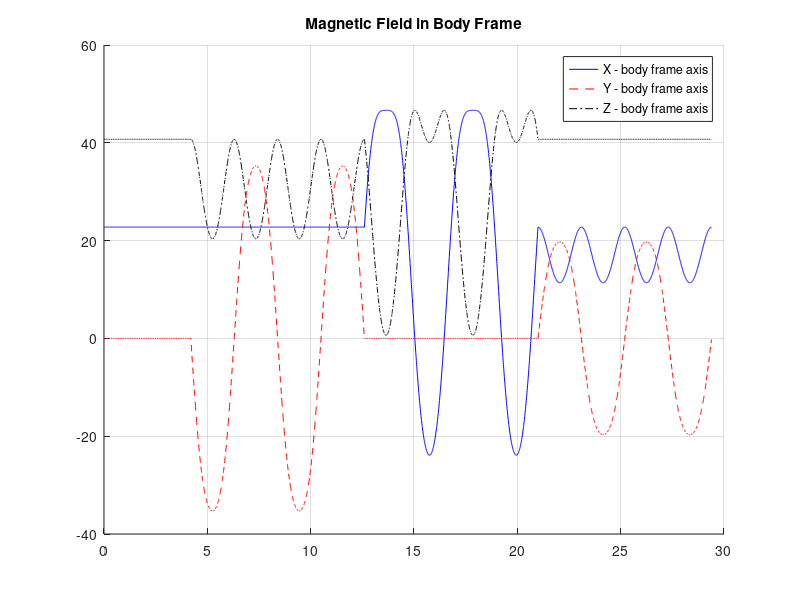
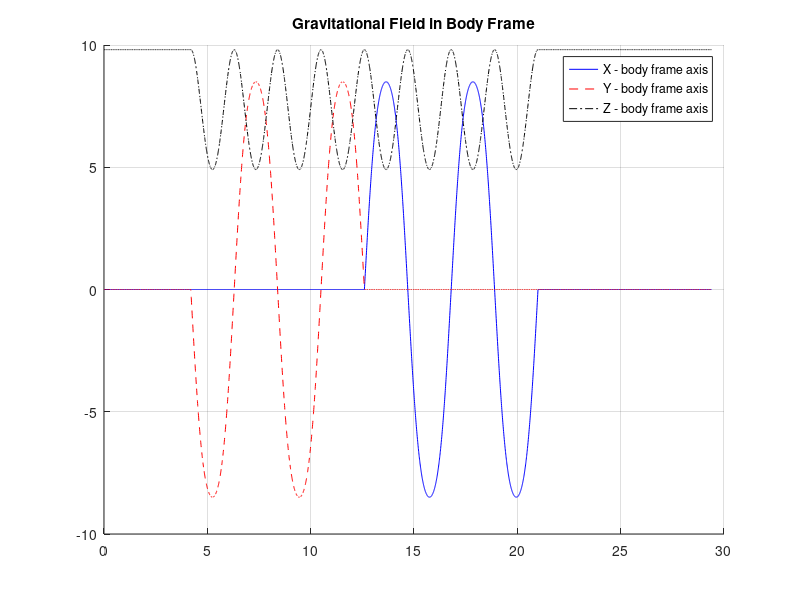
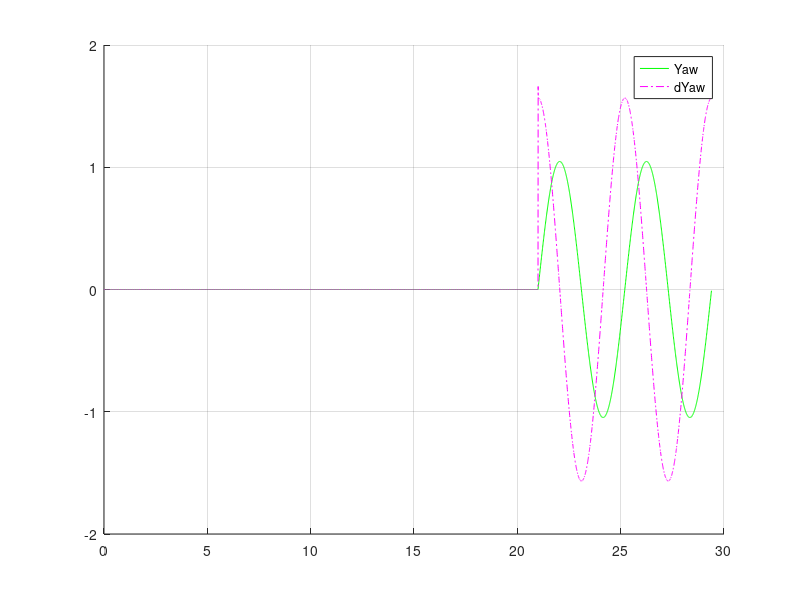
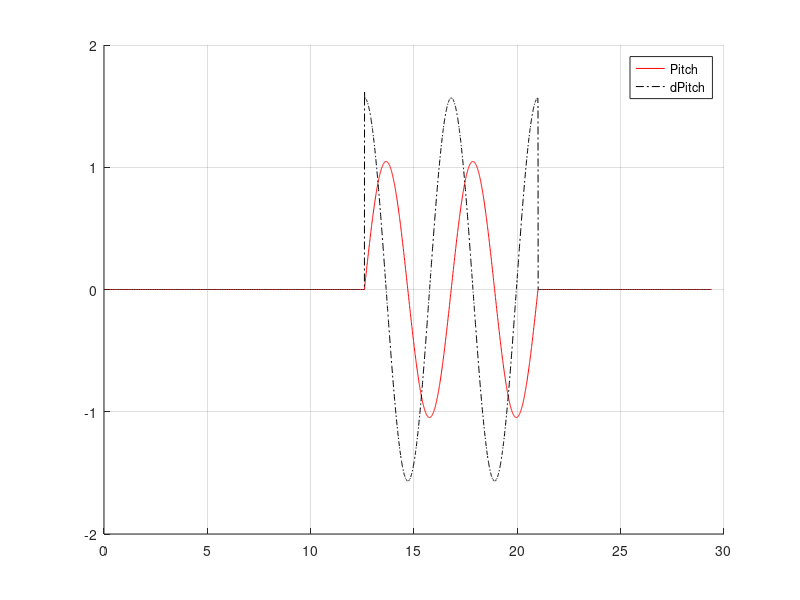

Write MATLAB code to recreate these figures, in order. (Note: this script raises an error after producing the figures.)
close all
delta_T = 7e-3;
L = 4200;
time = 0 : delta_T : (L - 1) * delta_T;

%%%%%%%%%%%%%%%%%%%%%%%%%%%%%%%%%%%%%%%%%%%%%%
%%%%%%%%%% Generate Ground Truth Data %%%%%%%%
%%%%%%%%%%%%%%%%%%%%%%%%%%%%%%%%%%%%%%%%%%%%%%

%Generate Euler angles
testRoll = zeros(1,L);
testPitch = zeros(1,L);
testYaw = zeros(1,L); 
testRoll(602 : 1800) = pi/3 * sin(2*pi*0.2381*time(602 : 1800)); %[rad]
testPitch(1802 : 3000) = pi/3 * sin(2*pi*0.2381*time(1802 : 3000)); %[rad]
testYaw(3002 : L) = pi/3 * sin(2*pi*0.2381*time(3002 : L)); %[rad]

%Differentiate angles
AngVel = zeros(3, L); 
for i = 2:L
    AngVel(1, i) = (testRoll(i) - testRoll(i - 1))/delta_T; %[rad/s]
    AngVel(2, i) = (testPitch(i) - testPitch(i - 1))/delta_T; %[rad/s]
    AngVel(3, i) = (testYaw(i) - testYaw(i - 1))/delta_T; %[rad/s]
end
AngVel = transpose(AngVel);

%Generate magnetic and gravity vector
RefGravitationalField = [0; 0; 9.81]; %[m/s2]
RefMagneticField = [22.76; 0; 40.72]; % [uT] / Data based on the magnetic field calculator of the
                                    %National Centers for Envireomental Information
                                    %National Oceanic and Atmospheric Administration
                                    %Lat :45.614922 Long: 20.035061 [deg] SeaLvL : 77[m]

%Transform field vectors
BodyGravity = zeros(L, 3);
BodyMagField = zeros(L, 3);
for i = 1 : L
   Rx = [1 0 0; 0 cos(testRoll(i)) -sin(testRoll(i)); 0 sin(testRoll(i)), cos(testRoll(i))];
   Ry = [cos(testPitch(i)) 0 sin(testPitch(i)); 0 1 0; -sin(testPitch(i)) 0 cos(testPitch(i))];
   Rz = [cos(testYaw(i)) -sin(testYaw(i)) 0; sin(testYaw(i)) cos(testYaw(i)) 0; 0 0 1];
   R = Rx * Ry * Rz;
   partCalcBodyGravity = R * RefGravitationalField;
   partCalcBodyMagField = R * RefMagneticField;
   BodyGravity(i, 1) = partCalcBodyGravity(1, 1); %[m/s2]
   BodyGravity(i, 2) = partCalcBodyGravity(2, 1); %[m/s2]
   BodyGravity(i, 3) = partCalcBodyGravity(3, 1); %[m/s2]
   BodyMagField(i, 1) = partCalcBodyMagField(1, 1); %[uT]
   BodyMagField(i, 2) = partCalcBodyMagField(2, 1); %[uT]
   BodyMagField(i, 3) = partCalcBodyMagField(3, 1); %[uT]
end




figure
hold on
title('Magnetic Field in Body Frame')
plot(time, BodyMagField(:, 1), '-', 'Color', 'blue')
plot(time, BodyMagField(:, 2), '--', 'Color', 'red')
plot(time, BodyMagField(:, 3), '-.', 'Color', 'black')
grid, legend('X - body frame axis', 'Y - body frame axis', 'Z - body frame axis')
figure
hold on
title('Gravitational Field in Body Frame')
plot(time, BodyGravity(:, 1), '-', 'Color', 'blue')
plot(time, BodyGravity(:, 2), '--', 'Color', 'red')
plot(time, BodyGravity(:, 3), '-.', 'Color', 'black')
grid, legend('X - body frame axis', 'Y - body frame axis', 'Z - body frame axis')
figure
hold on
plot(time, testYaw, 'Color', 'green')
plot(time, AngVel(:, 3), '-.', 'Color', 'magenta')
grid, legend('Yaw', 'dYaw')
figure
hold on
plot(time, testPitch, 'Color', 'red')
plot(time, AngVel(:, 2), '-.', 'Color', 'black')
grid, legend('Pitch', 'dPitch')
figure
hold on
plot(time, testRoll, 'Color', 'blue')
plot(time, AngVel(:, 1), '-.', 'Color', 'black')
grid, legend('Roll', 'dRoll')
figure
title('Simulated Accelerometer Data'), hold on
plot(time, Accel(:, 1), '-', 'Color', 'blue')
plot(time, Accel(:, 2), '--', 'Color', 'red')
plot(time, Accel(:, 3), '-.', 'Color', 'black')
grid, legend('X - body frame axis', 'Y - body frame axis', 'Z - body frame axis')
figure
title('Simulated Magnetometer Data'), hold on
plot(time, MagField(:, 1), '-', 'Color', 'blue')
plot(time, MagField(:, 2), '--', 'Color', 'red')
plot(time, MagField(:, 3), '-.', 'Color', 'black')
grid, legend('X - body frame axis', 'Y - body frame axis', 'Z - body frame axis')
figure
title('Simulated Gyroscope Data'), hold on
plot(time, AngVel(:, 1), '-', 'Color', 'blue')
plot(time, AngVel(:, 2), '--', 'Color', 'red')
plot(time, AngVel(:, 3), '-.', 'Color', 'black')
grid, legend('X - body frame axis', 'Y - body frame axis', 'Z - body frame axis')